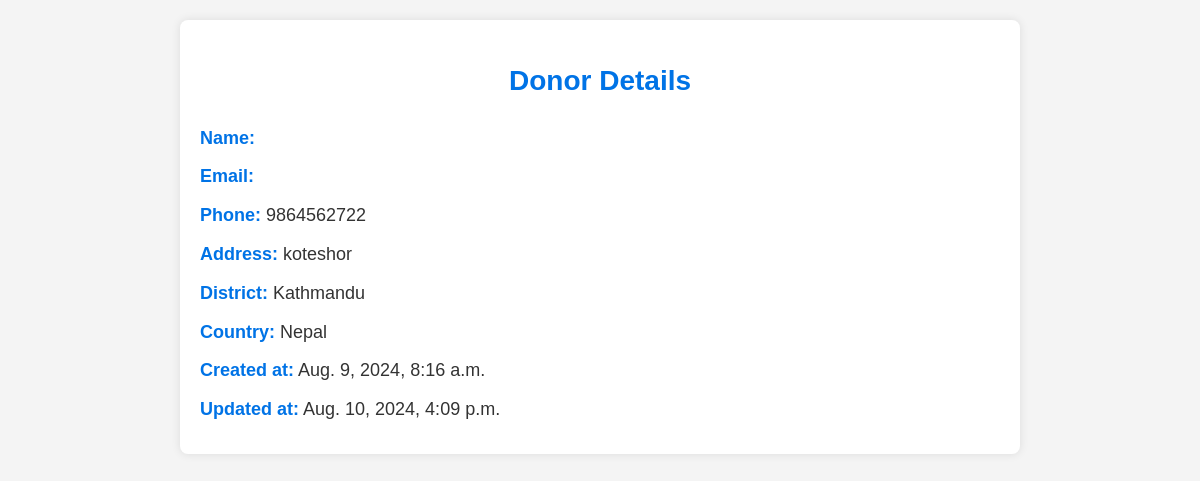
/donor/doner/1/, run on an earlier commit of the app's database.
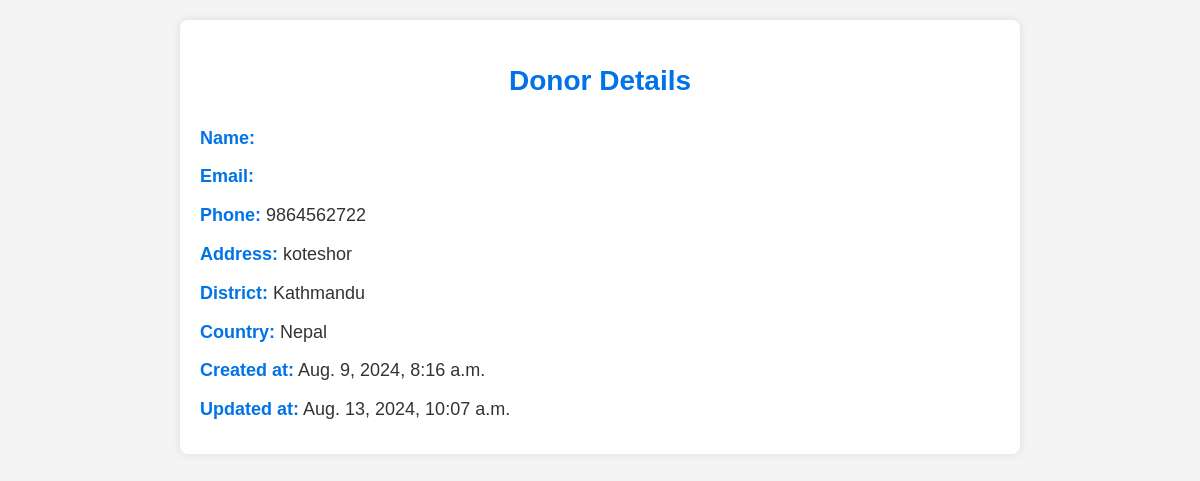
And on a later commit of the database.
### donor_management/models.py (models this page shows, shortened)
class Donor(models.Model):
    user = models.ForeignKey(User, on_delete=models.CASCADE, null=True)
    phone_number = models.CharField(max_length=15, null=True)
    address = models.CharField(max_length=100, null=True)
    district = models.CharField(max_length=100, null=True)
    country = models.CharField(max_length=100, null=True)
    created_at = models.DateTimeField(auto_now_add=True)
    updated_at = models.DateTimeField(auto_now=True)

### donor_management/views.py (the view)
# urls.py: path('doner/<int:pk>/', views.donor_detail, name='donor_detail'),
def donor_detail(request, pk):
    donor = get_object_or_404(Donor, pk=pk)
    return render(request, 'donor_management/doner_detail.html', {'donor': donor})

### donor_management/templates/donor_management/doner_detail.html (shortened to what this page needs)
<!DOCTYPE html>
<html>
<head>
</head>
<body>
    <div class="container">
        <header>
            <h1>Donor Details</h1>
        </header>
        <main>
            <div class="donor-info">
                <p><strong>Name:</strong> {{ donor.name }}</p>
                <p><strong>Email:</strong> {{ donor.email }}</p>
                <p><strong>Phone:</strong> {{ donor.phone_number }}</p>
                <p><strong>Address:</strong> {{ donor.address }}</p>
                <p><strong>District:</strong> {{ donor.district }}</p>
                <p><strong>Country:</strong> {{ donor.country }}</p>
                <p><strong>Created at:</strong> {{ donor.created_at }}</p>
                <p><strong>Updated at:</strong> {{ donor.updated_at }}</p>
            </div>
        </main>
    </div>
</body>
</html>

What changed in the data, as far as the page shows it:
changed Donor "koteshor": updated_at "Aug. 10, 2024, 4:09 p.m." → "Aug. 13, 2024, 10:07 a.m."
